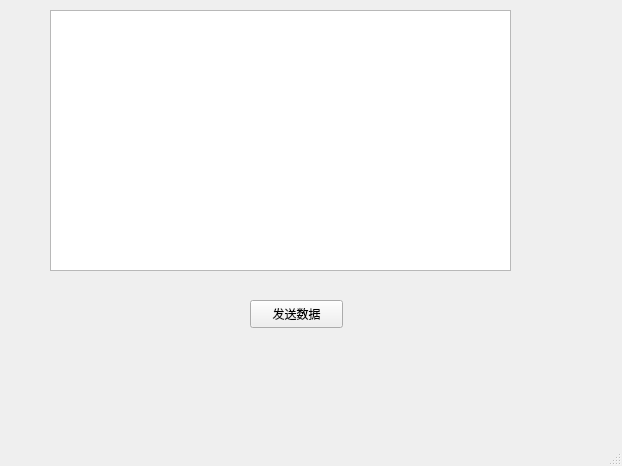
<?xml version="1.0" encoding="UTF-8"?>
<ui version="4.0">
 <class>MainWindow</class>
 <widget class="QMainWindow" name="MainWindow">
  <property name="geometry">
   <rect>
    <x>0</x>
    <y>0</y>
    <width>622</width>
    <height>466</height>
   </rect>
  </property>
  <property name="windowTitle">
   <string>MainWindow</string>
  </property>
  <widget class="QWidget" name="centralwidget">
   <widget class="QTextEdit" name="textEdit">
    <property name="geometry">
     <rect>
      <x>50</x>
      <y>10</y>
      <width>461</width>
      <height>261</height>
     </rect>
    </property>
   </widget>
   <widget class="QPushButton" name="pushButton">
    <property name="geometry">
     <rect>
      <x>250</x>
      <y>300</y>
      <width>93</width>
      <height>28</height>
     </rect>
    </property>
    <property name="text">
     <string>发送数据</string>
    </property>
   </widget>
  </widget>
  <widget class="QMenuBar" name="menubar">
   <property name="geometry">
    <rect>
     <x>0</x>
     <y>0</y>
     <width>622</width>
     <height>26</height>
    </rect>
   </property>
  </widget>
  <widget class="QStatusBar" name="statusbar"/>
 </widget>
 <resources/>
 <connections/>
</ui>
